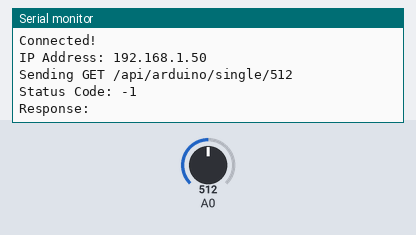
A sketch run on a simulated Arduino Uno R4 WiFi. On the bench: the last lines printed to the serial monitor. The inputs (shaded band) are chosen by the test bench; at power-on: A0 = 512. WiFi joins after 1.5 s; servers stay silent unless stated.

Above: at 2.7 s.
2.8 s: A0 set to 716
At 2.86 s:
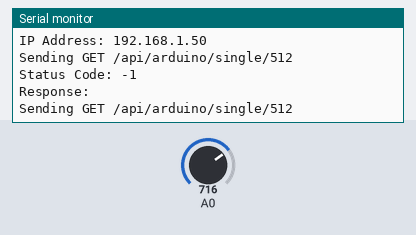
4.5 s: A0 set to 900
At 6.1 s:
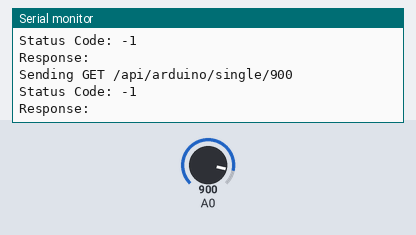
Timing chart, 0 to 7.6 s (numbered marks = the images above; inputs shaded):
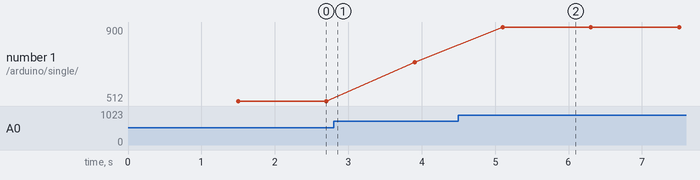

The sketch:

simple_send.ino
```cpp
#include <WiFiS3.h>
#include <ArduinoHttpClient.h>

const char* WIFI_SSID = "EnMedPrintFarm";
const char* WIFI_PASSWORD = "Physician33r";

const char server[] = "192.168.1.195";
const int port = 8000;

WiFiClient wifi;
HttpClient client(wifi, server, port);

void setup() {
  Serial.begin(115200);

  while (!Serial) {
    ; // Wait for Serial Monitor
  }

  Serial.println("Connecting to WiFi...");

  while (WiFi.begin(WIFI_SSID, WIFI_PASSWORD) != WL_CONNECTED) {
    Serial.println("Failed to connect. Retrying...");
    delay(5000);
  }

  Serial.println("Connected!");
  Serial.print("IP Address: ");
  Serial.println(WiFi.localIP());
}

void loop() {
  int value = analogRead(A0);

  String path = "/api/arduino/single/" + String(value);

  Serial.print("Sending GET ");
  Serial.println(path);

  client.get(path);

  int statusCode = client.responseStatusCode();

  Serial.print("Status Code: ");
  Serial.println(statusCode);

  String response = client.responseBody();

  Serial.print("Response: ");
  Serial.println(response);

  Serial.println();

  delay(1000);
}
```

Measured:
- after the input at 4.5 s, the serial monitor: prints a new line after 0.60 s (image 2)
- plotted number 1: 512 → 716 after the input at 2.8 s, 716 → 900 after the input at 4.5 s
